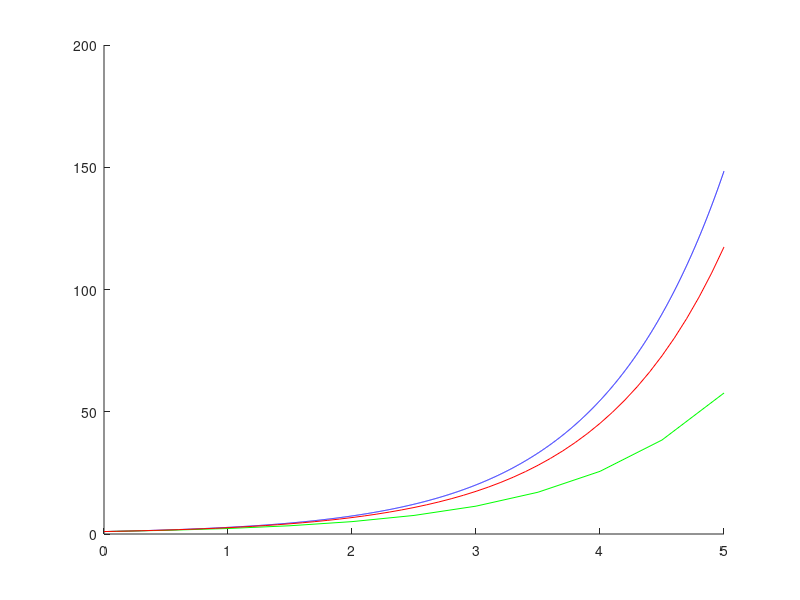

Write the MATLAB code that produced this figure.
function Ex1a
% Solves the ODE dy/dt=y (exact solution: y(t)=exp(t)), by numerical
% simulation using the Euler method, for two different step sizes
dt1 = 0.5; % large step size
dt2 = 0.1; % smaller step size
% Time points
Tmin = 0;
Tmax = 5;
T1 = Tmin:0.001:Tmax;
T2 = Tmin:dt1:Tmax;
T3 = Tmin:dt2:Tmax;
% Exact solution
y1(1) = exp(Tmin); % initial value
for t = 1:length(T1)-1
   y1(t+1) = exp(T1(t+1));
end
% Euler method with large step size
y2(1) = exp(Tmin); % initial value
for t = 1:length(T2)-1
   y2(t+1) = y2(t) + dt1*y2(t);
end
% Euler method with smaller step size
y3(1) = exp(Tmin); % initial value
for t = 1:length(T3)-1
   y3(t+1) = y3(t) + dt2*y3(t);
end
% Plot the results!
hold on
plot(T1,y1,'Color','Blue')
plot(T2,y2,'Color','Green')
plot(T3,y3,'Color','Red')
xlim([0 5]);
end